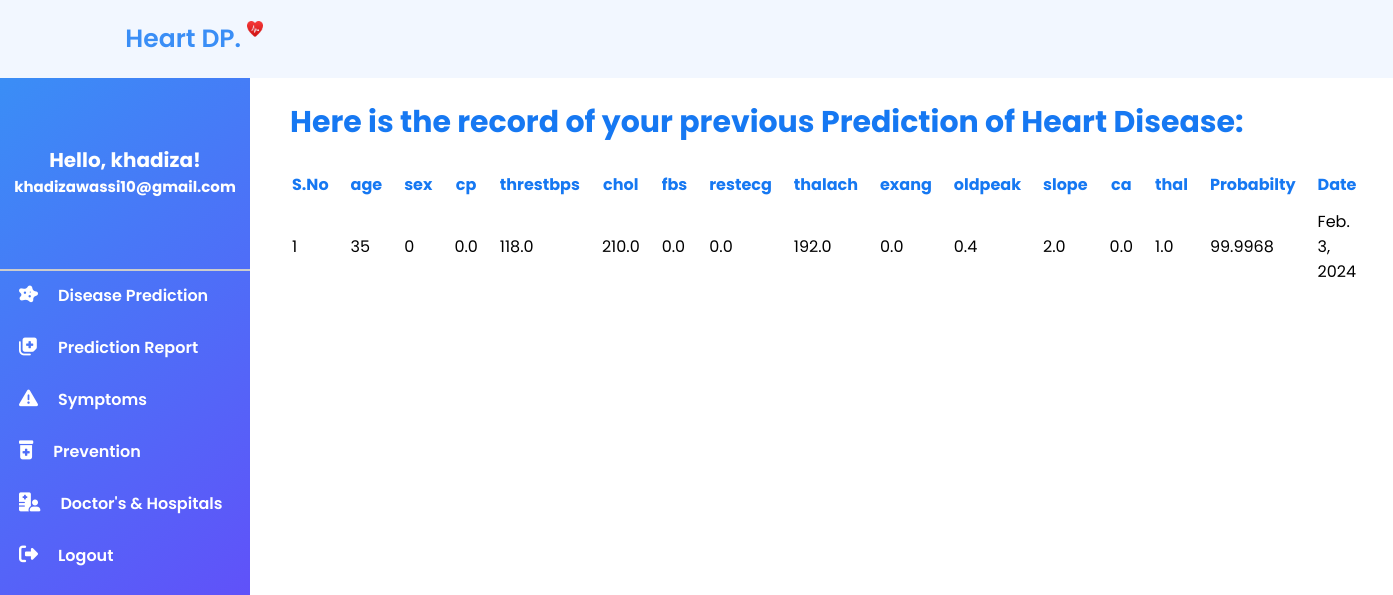
The app's page /report (signed in), older data.
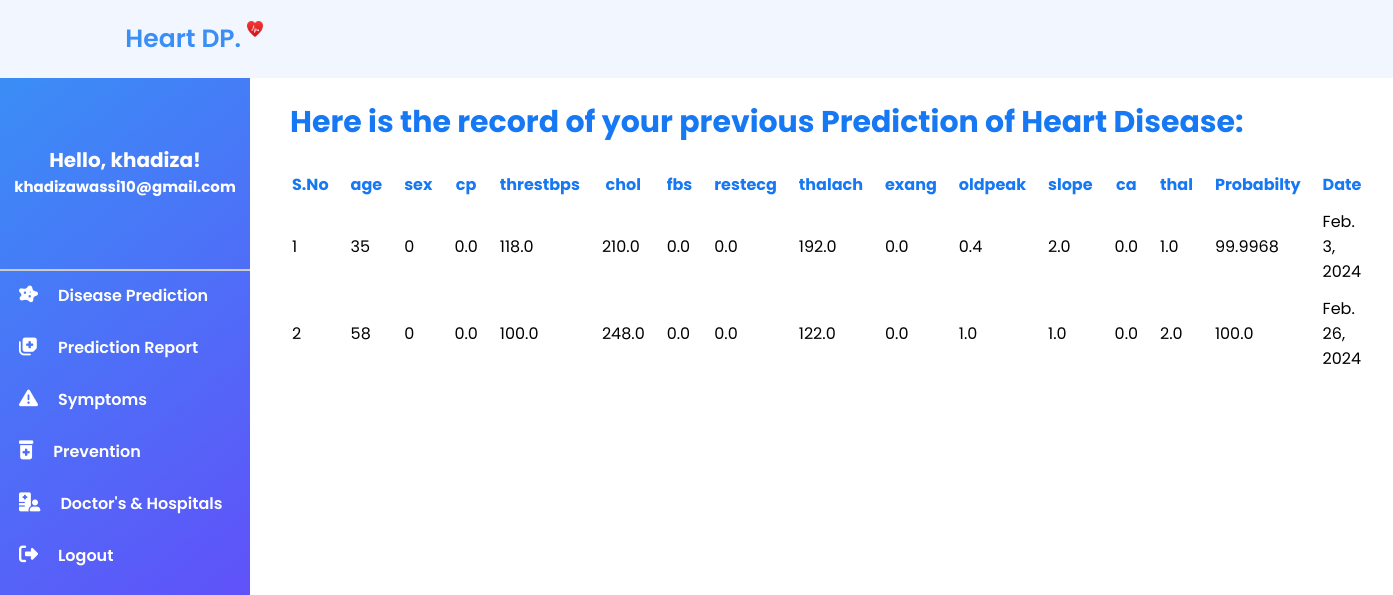
The same page, newer data.
### heartDiseasePrediction/models.py (models this page shows, shortened)
class HeartData(models.Model):
    age = models.IntegerField()
    sex = models.IntegerField()
    cp = models.FloatField()
    trestbps = models.FloatField()
    chol = models.FloatField()
    fbs = models.FloatField()
    restcg = models.FloatField()
    thalach = models.FloatField()
    exang = models.FloatField()
    oldpeak = models.FloatField()
    slope = models.FloatField()
    ca = models.FloatField()
    thal = models.FloatField()
    owner = models.ForeignKey(get_user_model() , on_delete=models.CASCADE , related_name='owner' , null=True)
    date = models.DateField(auto_now_add=True)
    probability = models.FloatField(null=True)

### heartDiseasePrediction/views.py (the view)
# urls.py: path('report', views.Report , name='report'),
def Report(request):
    if request.user.is_authenticated:
        record_data = HeartData.objects.filter(owner = request.user) #Filter only those data
        return render(request, 'report.html', {'record_data':record_data})
    return redirect('signin')

### template/report.html (shortened to what this page needs)
<!DOCTYPE html>
<html lang="en">
<head>
  <link rel="stylesheet" href="static/css/sidebar.css">
  <link rel="stylesheet" href="static/css/rowcode.css">
</head>
<body>
  <header class="header">
    <a href="#" class="logo text-decoration-none">Heart DP. <img src="static/img/logo.png" alt="" /></a>
  </header>
  <section>
    <div class="side-menu">
      <center>
        <h2>Hello, {{ user.username }}!</h2>
        <h3> {{ user.email }}</h3>
      </center> <br>
      <hr>
      <a href="{% url 'dashboard'%}"><i class="fa-solid fa-disease"></i><span>Disease Prediction</span></a>
      <a href="{% url 'report'%}"><i class="fa-solid fa-notes-medical"></i><span>Prediction Report</span></a>
      <a href="{% url 'symptoms'%}"><i class="fa-solid fa-triangle-exclamation"></i><span>Symptoms</span></a>
      <a href="{% url 'prevention'%}"><i class="fa-solid fa-prescription-bottle-medical"></i><span>Prevention</span></a>
      <a href="{% url 'DoctorAndHospital'%}"><i class="fa-solid fa-hospital-user"></i><span>Doctor's &
          Hospitals</span></a>
      <a href="{% url 'signout'%}"><i class="fa-solid fa-right-from-bracket"></i><span>Logout</span></a>
    </div>
    <div class="data">
      <h1> Here is the record of your previous Prediction of Heart Disease: </h1>
      {% if record_data %}
      <br>
      <table>
        <thead>
          <tr>
            <th>S.No</th>
            <th>age</th>
            <th>sex</th>
            <th>cp</th>
            <th>threstbps</th>
            <th>chol</th>
            <th>fbs</th>
            <th>restecg</th>
            <th>thalach</th>
            <th>exang</th>
            <th>oldpeak</th>
            <th>slope</th>
            <th>ca</th>
            <th>thal</th>
            <th>Probabilty</th>
            <th>Date</th>
          </tr>
        </thead>
        <tbody>
          {% for data in record_data %}
          <tr>
            <td>{{ forloop.counter }}</td>
            <td>{{ data.age }}</td>
            <td>{{ data.sex }}</td>
            <td>{{ data.cp }}</td>
            <td>{{ data.trestbps }}</td>
            <td>{{ data.chol }}</td>
            <td>{{ data.fbs }}</td>
            <td>{{ data.restcg }}</td>
            <td>{{ data.thalach }}</td>
            <td>{{ data.exang }}</td>
            <td>{{ data.oldpeak }}</td>
            <td>{{ data.slope }}</td>
            <td>{{ data.ca }}</td>
            <td>{{ data.thal }}</td>
            <td>{{ data.probability }}</td>
            <td>{{ data.date }}</td>
          </tr>
          {% endfor %}
        </tbody>
      </table>
      {% else %}
      <br>
      <h5 style="font-size: 20px;">At present, there are no previous records associated with your medical history.</h5>
      {% endif %}
      <br>
      <br>
    </div>
  </section>
</body>
</html>

### static/css/sidebar.css (style rules this page uses)
* { margin: 0; padding: 0; box-sizing: border-box; text-decoration: none; border: none; outline: none; scroll-behavior: smooth; font-family: 'Poppins', sans-serif; }
:root { --bg-color: #F2F7FF; --footer-bg-color: #0A0E31; --text-color: #6C87AE; --gradient-1: #1678F2; }
html { font-size: 62.5%; overflow-x: hidden; }
.header { position: fixed; top: 0; left: 0; width: 100%; padding: 2rem 9%; background: var(--bg-color); display: flex; justify-content: space-between; align-items: center; z-index: 100; transition: .3s; }
.logo { position: relative; font-size: 2.5rem; color: #3A8EF6; font-weight: 600; }
.header img { width: 1.6rem; height: 1.6rem; margin-bottom: 1rem; }
.data { height: 100vh; margin-left: 290px; padding-top: 10rem; margin-right: 3rem; font-size: 1.6rem; }
.side-menu { position: fixed; background: linear-gradient(141deg, #3A8EF6 0%, #6F3AFA 100%); width: 250px; height: 100%; margin-top: 75px; }
.side-menu center h2 { margin-top: 70px; color: white; font-size: 2rem; }
.side-menu center h3 { color: white; font-size: 1.5rem; padding-bottom: 5.5rem; }
.side-menu a { display: block; line-height: 50px; transition: 0.5s; }
.side-menu span { font-size: 1.6rem; margin-left: 20px; font-weight: 600; color: white; }
.side-menu i { font-size: 19px; margin-left: 19px; color: white; }

### static/css/rowcode.css (style rules this page uses)
:root { --text-color: #6C87AE; --gradient-1: #1678F2; }

### template/report.html (style rules this page uses)
:root { --bg-color: #F2F7FF; --footer-bg-color: #0A0E31; --text-color: #6C87AE; --gradient-1: #1678F2; }
h1 { color: var(--gradient-1); font-size: 3rem; }
th { color: #1678F2; }
th, td { padding: 0px 20px 10px 0px; }
hr { border: 0; border-bottom: 2px solid #ccc; font-weight: 600; }

Row changes from the older to the newer data that the page shows:
added HeartData: age "58", sex "0", cp "0.0", trestbps "100.0", chol "248.0", fbs "0.0", restcg "0.0", thalach "122.0", exang "0.0", oldpeak "1.0", slope "1.0", ca "0.0", thal "2.0", probability "100.0", date "Feb. 26, 2024"
